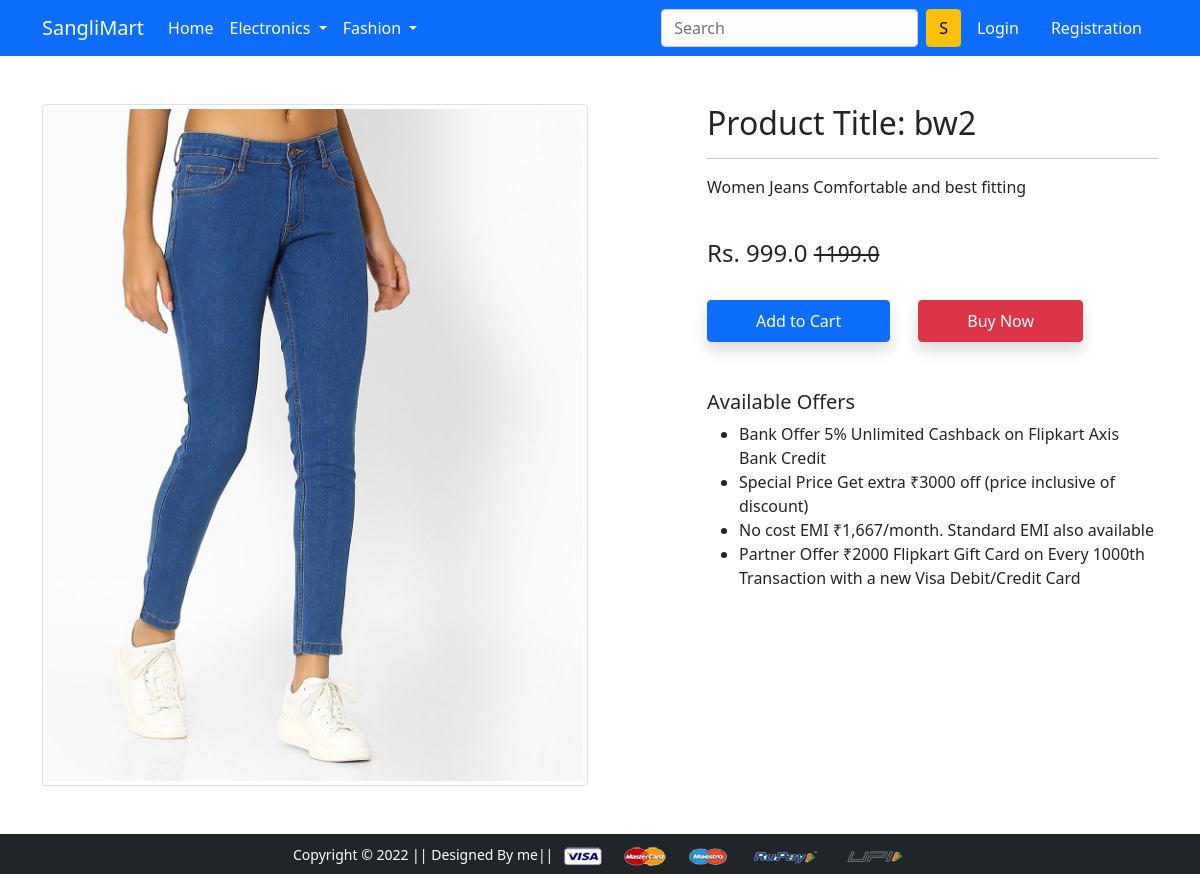
The page /product-detail/26 on the database its author committed.
### app/models.py (models this page shows, shortened)
class Product(models.Model):
    title = models.CharField(max_length=100)
    selling_price = models.FloatField()
    discounted_price = models.FloatField()
    description = models.TextField()
    brand = models.CharField(max_length=100)
    category = models.CharField(choices =CATEGORY_CHOICES, max_length=2)
    product_image = models.ImageField(upload_to='productimg')

### app/views.py (the view)
class ProductDetailView(View):
    def get(self,request, pk):
        product = Product.objects.get(pk=pk)
        return render(request, 'app/productdetail.html',{'product':product})

### app/templates/app/productdetail.html (shortened to what this page needs)
{% extends 'app/base.html' %}
{% load static %}
{% block main-content %}
<div class="container my-5">
 <div class="row">
  <div class="col-sm-6 text-center align-self-center">
   <img src="{{product.product_image.url}}" alt="" class="img-fluid img-thumbnail">
  </div>
  <div class="col-sm-5 offset-sm-1">
   <h2>Product Title: {{product.title}}</h2>
   <hr>
   <p>{{product.description}}</p> <br>
   <h4>Rs. {{product.discounted_price}} <small class="fw-light text-decoration-line-through">{{product.selling_price}}</small></h4> <br>
   <form action="/add-to-cart" class="d-inline" >
    <button tye="submit" class="btn btn-primary shadow px-5 py-2"> Add to Cart </button>
   </form>
   <a href="{% url 'buy-now' %}" class="btn btn-danger shadow px-5 py-2 ms-4">Buy Now</a>
   <h5 class="mt-5">Available Offers</h5>
   <ul>
    <li>Bank Offer 5% Unlimited Cashback on Flipkart Axis Bank Credit</li>
    <li>Special Price Get extra ₹3000 off (price inclusive of discount)</li>
    <li>No cost EMI ₹1,667/month. Standard EMI also available</li>
    <li>Partner Offer ₹2000 Flipkart Gift Card on Every 1000th Transaction with a new Visa Debit/Credit Card</li>
   </ul>
  </div>
 </div>
</div>
{% endblock main-content %}

### rows shown on the page
Product: product_image (picture), title "bw2", description "Women Jeans Comfortable and best fitting", discounted_price "999.0", selling_price "1199.0"
